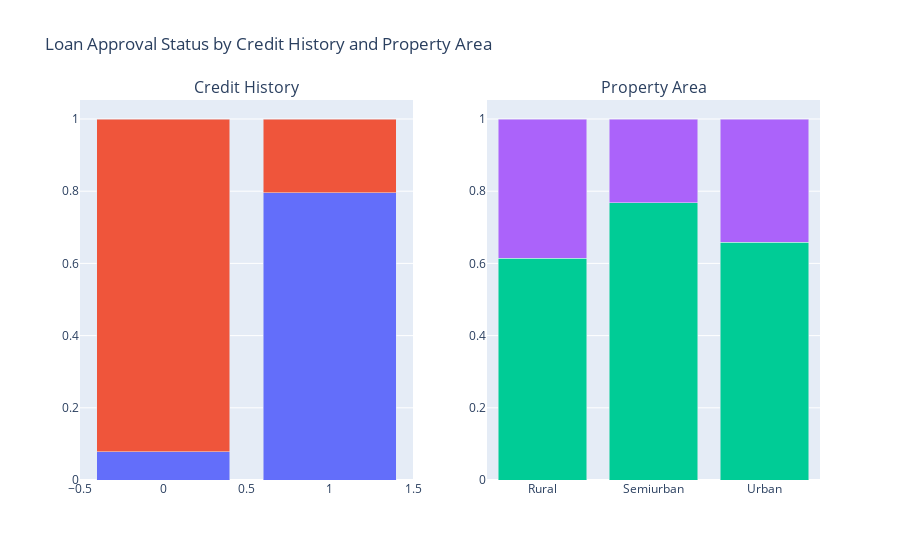

Notebook code for this chart:
### Markdown cell above
#### Loan Approval Status by Credit History and Property Area

### Code cell
df=train[['Credit_History','Property_Area']]
fig = sp.make_subplots(rows=1, cols=2, subplot_titles=['Credit History', 'Property Area'],
                       specs=[[{'type': 'bar'}, {'type': 'bar'}]])

credit_crosstab=pd.crosstab(train['Credit_History'],train['Loan_Status'])
property_crosstab=pd.crosstab(train['Property_Area'],train['Loan_Status'])

credit_normalized=credit_crosstab.div(credit_crosstab.sum(1).astype(float), axis=0)
property_normalized=property_crosstab.div(property_crosstab.sum(1).astype(float), axis=0)

fig.add_trace(go.Bar(x=credit_normalized.index, y=credit_normalized['Y'], name='Approved'), row=1, col=1)
fig.add_trace(go.Bar(x=credit_normalized.index, y=credit_normalized['N'], name='Not Approved'), row=1, col=1)

fig.add_trace(go.Bar(x=property_normalized.index, y=property_normalized['Y'], name='Approved'), row=1, col=2)
fig.add_trace(go.Bar(x=property_normalized.index, y=property_normalized['N'], name='Not Approved'), row=1, col=2)

fig.update_layout(title_text='Loan Approval Status by Credit History and Property Area',barmode='stack',showlegend=False)

fig.show()

### Figure 1 — Plotly figure (JSON) as saved in the notebook; plotly's stock layout.template omitted (floating-point values rounded to 4 significant figures)
{"data": [{"name": "Approved", "type": "bar", "x": [0, 1], "xaxis": "x", "y": [0.07865, 0.7958], "yaxis": "y"}, {"name": "Not Approved", "type": "bar", "x": [0, 1], "xaxis": "x", "y": [0.9213, 0.2042], "yaxis": "y"}, {"name": "Approved", "type": "bar", "x": ["Rural", "Semiurban", "Urban"], "xaxis": "x2", "y": [0.6145, 0.7682, 0.6584], "yaxis": "y2"}, {"name": "Not Approved", "type": "bar", "x": ["Rural", "Semiurban", "Urban"], "xaxis": "x2", "y": [0.3855, 0.2318, 0.3416], "yaxis": "y2"}], "layout": {"annotations": [{"font": {"size": 16}, "showarrow": false, "text": "Credit History", "x": 0.225, "xanchor": "center", "xref": "paper", "y": 1, "yanchor": "bottom", "yref": "paper"}, {"font": {"size": 16}, "showarrow": false, "text": "Property Area", "x": 0.775, "xanchor": "center", "xref": "paper", "y": 1, "yanchor": "bottom", "yref": "paper"}], "barmode": "stack", "showlegend": false, "title": {"text": "Loan Approval Status by Credit History and Property Area"}, "xaxis": {"anchor": "y", "domain": [0, 0.45]}, "xaxis2": {"anchor": "y2", "domain": [0.55, 1]}, "yaxis": {"anchor": "x", "domain": [0, 1]}, "yaxis2": {"anchor": "x2", "domain": [0, 1]}}}
